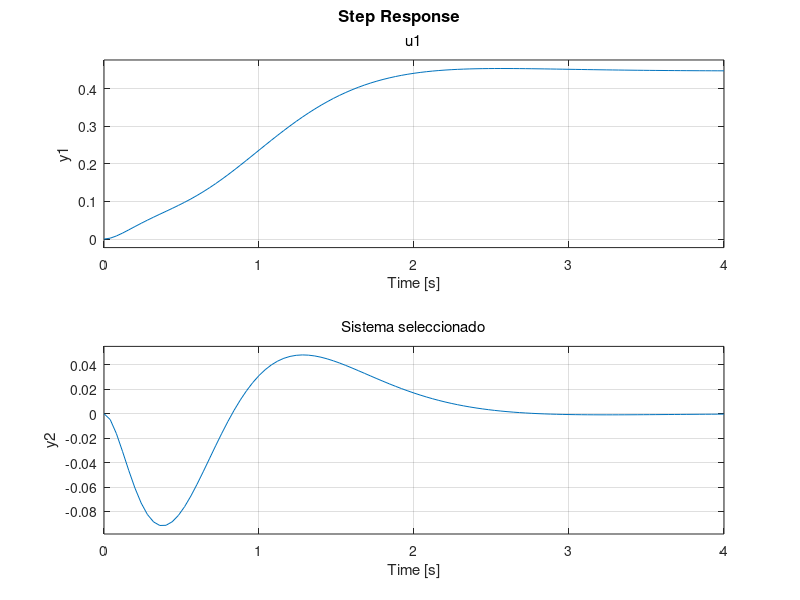

MATLAB code for this plot: (Note: this script raises an error after producing the figure.)
%% Reset
clear
clc

%% Variables
g = 9.80556;
m = 0.076
M = 0.286;
l = 0.5;

%% Espacio de estados
A = [0 1 0 0;
     0 0 (g*m)/M 0;
     0 0 0 1;
     0 0 -(g*(m+M))/(l*M) 0];
B = [0;
     1/M;
     0;
     -1/(l*M)];
C = [1 0 0 0;
     0 0 1 0];
D = [0;0];

% Ganacias
Q = [5 0 0 0;
     0 1 0 0;
     0 0 10 0;
     0 0 0 1];
R = 1;

%% Implementación
[K,S,e] = lqr(A,B,Q,R);

sys = ss((A - B*K), B, C, D);

step(sys)
title('Sistema seleccionado')
stepinfo(sys)
